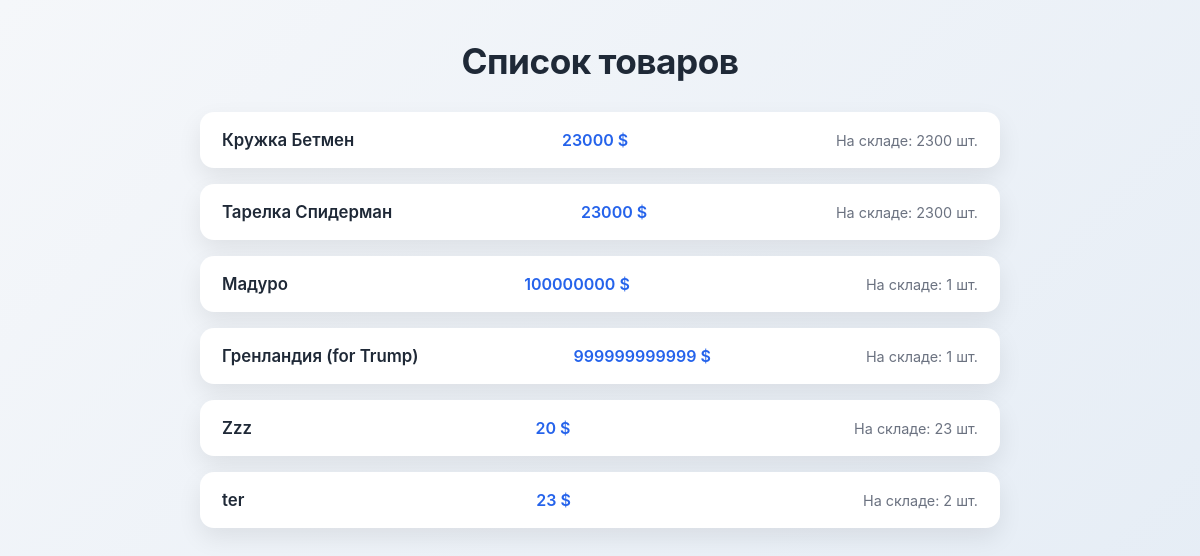
The page / on the database its author committed.
### core/models.py (models this page shows, shortened)
class Product(models.Model):
    name = models.CharField(max_length=100)
    price = models.PositiveIntegerField()
    description = models.TextField(max_length=2000)
    quantity = models.PositiveIntegerField()

### core/views.py (the view)
# urls.py: path('', main_page, name="main_page"),
def main_page(request):
    product = Product.objects.all()
    context = {
        'products': product
    }
    return render(request, "index.html", context)

### core/templates/index.html (shortened to what this page needs)
<h1>Список товаров</h1>
<ul>
    {% for p in products %}
    <li>
        <span class="name">{{ p.name }}</span>
        <span class="price">{{ p.price }} $</span>
        <span class="qty">На складе: {{ p.quantity }} шт.</span>
    </li>
    {% endfor %}
</ul>

### core/templates/index.html (style rules this page uses)
h1 { text-align: center; font-size: 2.2rem; margin-bottom: 30px; letter-spacing: -0.5px; }
ul { list-style: none; padding: 0; max-width: 800px; margin: 0 auto; }
li { background: #ffffff; border-radius: 14px; padding: 18px 22px; margin-bottom: 16px; display: flex; justify-content: space-between; align-items: center; box-shadow: 0 10px 25px rgba(0, 0, 0, 0.08); transition: transform 0.2s ease, box-shadow 0.2s ease; }
li span.name { font-weight: 600; font-size: 1.05rem; }
li span.price { font-weight: 600; color: #2563eb; }
li span.qty { font-size: 0.9rem; color: #6b7280; }

### rows shown on the page
Product: name "Кружка Бетмен", price "23000", quantity "2300"
Product: name "Тарелка Спидерман", price "23000", quantity "2300"
Product: name "Мадуро", price "100000000", quantity "1"
Product: name "Гренландия (for Trump)", price "999999999999", quantity "1"
Product: name "Zzz", price "20", quantity "23"
Product: name "ter", price "23", quantity "2"
